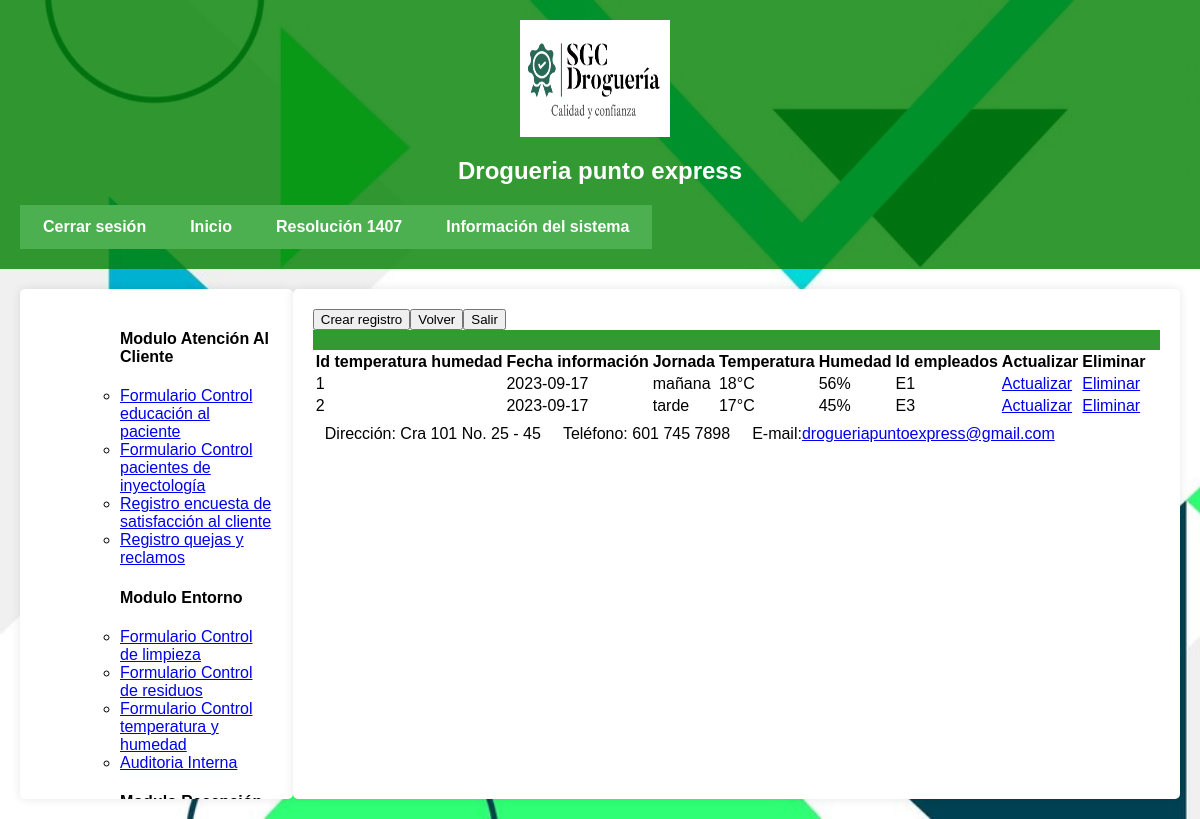
The app's page /temperatura.php (signed in) with its own data.
### tables this page shows
CREATE TABLE `temperaturahumedad` (
  `Idtemhum` int(11) NOT NULL,
  `fecha` date NOT NULL DEFAULT current_timestamp(),
  `jornada` varchar(6) NOT NULL,
  `temperatura` varchar(5) NOT NULL DEFAULT '°C',
  `humedad` varchar(5) NOT NULL DEFAULT '%',
  `Idempleados` varchar(5) NOT NULL
);

### temperatura.php (the view, shortened to what this page needs)
<!DOCTYPE html>
<html lang="es">
<head>
    <link rel="stylesheet" href="EstiloMP.css">
</head>
<body>
<header id="header">
        <img src="LogoSGC.png" ver ="left" height="117" width="150"/>
		<h2>Drogueria punto express</h2>
			<table id="superior"><tr>
            <td id="superior1"><a href="u_cerrarsesion.php">Cerrar sesi&oacute;n</a></td>
            <td id="superior1"><a href="u_inicio.php">Inicio</a></td>
			<td id="superior1"><a href="u_resolucion1407.php">Resoluci&oacute;n 1407</a></td>
			<td id="superior1"><a href="u_sistemainf.php">Informaci&oacute;n del sistema</a></td>
            </tr></table>
</header>
<div id="contenido">
    <div id="lateral">
    <nav>
            <ol>
		    <ul><h4>Modulo Atenci&oacute;n Al Cliente</h4>
			<li><a href="educacion.php">Formulario Control educaci&oacute;n al paciente</a></li>
			<li><a href="inyectologia.php">Formulario Control pacientes de inyectolog&iacute;a</a></li>
            <li><a href="rencuesta.php">Registro encuesta de satisfacci&oacute;n al cliente</a></li>
            <li><a href="qr.php">Registro quejas y reclamos</a></li>
			</ul>
            </ol>
        </nav>
        <nav>
            <ol>
		    <ul><h4>Modulo Entorno</h4>
			<li><a href="limpieza.php">Formulario Control de limpieza</a></li>
            <li><a href="residuos.php">Formulario Control de residuos</a></li>
			<li><a href="temperatura.php">Formulario Control temperatura y humedad</a></li>
            <li><a href="auditoria.php">Auditoria Interna</a></li>
			</ul>
            </ol>
        </nav>
        <nav>
            <ol>
		    <ul><h4>Modulo Recepci&oacute;n y devoluci&oacute;n de productos</h4>
			</ul>
            </ol>
        </nav>
    </div>
<main id="contenidos">
<?php
include_once ("conexion.php");
$sql = "SELECT * FROM temperaturahumedad";
?>
<table>
<tr>
<th>Id temperatura humedad</th>
<th>Fecha informaci&oacute;n</th>
<th>Jornada</th>
<th>Temperatura</th>
<th>Humedad</th>
<th>Id empleados</th>
<th>Actualizar</th>
<th>Eliminar</th>
</tr>
<?php
$resultado = mysqli_query($conn,$sql);
while($row=mysqli_fetch_assoc($resultado)){?>
        <tr>
        <td><?php echo $row ["Idtemhum"];?></td>
        <td><?php echo $row ["fecha"];?></td>
        <td><?php echo $row ["jornada"];?></td>
        <td><?php echo $row ["temperatura"];?></td>
        <td><?php echo $row ["humedad"];?></td>
        <td><?php echo $row ["Idempleados"];?></td>
        <td><a href="thdactualizar.php?Idtemhum=<?php echo $row ["Idtemhum"];?>">Actualizar</a></td>
        <td><a href="theliminar.php?Idtemhum=<?php echo $row ["Idtemhum"];?>">Eliminar</a></td>
        </tr>
<?php    }
?>
<form action="temperaturac.php" method="post">
<button type="submit">Crear registro</button>
</form>
<form action="u_inicio.php">
<button type="submit">Volver</button>
</form>
<form action="u_cerrarsesion.php">
<button type="submit">Salir</button>
</form>
</main>
</div>
<footer id="footer">
      <center>
        <table id="inferior"><tr>
			<td id="inferior1">Direcci&oacute;n: Cra 101 No. 25 - 45</td>
			<td id="inferior1">Tel&eacute;fono: 601 745 7898</td>
			<td id="inferior1">E-mail:<a href="mailto:drogueriapuntoexpress@gmail.com">drogueriapuntoexpress@gmail.com</a></td>
		</tr></table>
       </center>
</footer>
</body>
</html>

### EstiloMP.css (style rules this page uses)
body { background-image: url('fondo.jpg'); background-size: cover; background-repeat: no-repeat; background-attachment: fixed; background-color: #b0e57c; font-family: Arial, sans-serif; margin: 0; padding: 0; min-height: 100vh; display: flex; flex-direction: column; }
#header { text-align: center; padding: 20px; background-color: rgba(0, 128, 0, 0.8); color: #fff; }
#header img { vertical-align: middle; margin-right: 10px; }
#superior { text-align: center; background-color: #4caf50; padding: 10px 0; }
#superior a { text-decoration: none; color: #fff; margin: 0 20px; font-weight: bold; }
#contenido { flex-grow: 1; display: flex; justify-content: space-between; align-items: flex-start; margin: 20px; }
#lateral { flex-basis: 250px; background-color: #fff; padding: 20px; border-radius: 5px; box-shadow: 0px 0px 10px rgba(0, 0, 0, 0.1); height: calc(80vh - 170px); overflow: auto; }
#contenidos { flex-basis: calc(100% - 250px); background-color: #fff; padding: 20px; border-radius: 5px; box-shadow: 0px 0px 10px rgba(0, 0, 0, 0.1); height: calc(80vh - 170px); overflow: auto; }
#footer { text-align: center; padding: 10px; background-color: rgba(0, 128, 0, 0.8); color: #fff; }
#inferior { text-align: center; }
#inferior td { padding: 5px 10px; }

### records on screen
temperaturahumedad: Idtemhum "1", fecha "2023-09-17", jornada "mañana", temperatura "18°C", humedad "56%", Idempleados "E1"
temperaturahumedad: Idtemhum "2", fecha "2023-09-17", jornada "tarde", temperatura "17°C", humedad "45%", Idempleados "E3"
